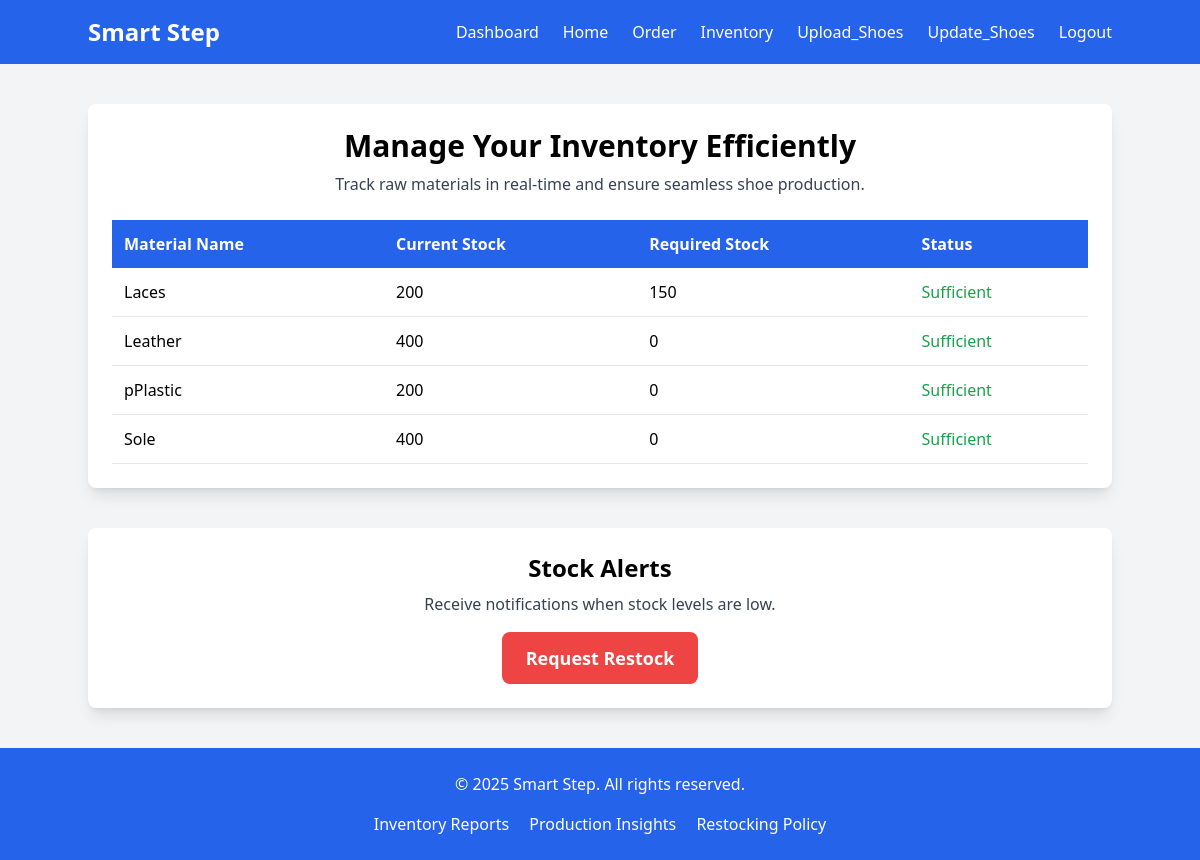
The app's page /inventory.php, older data.
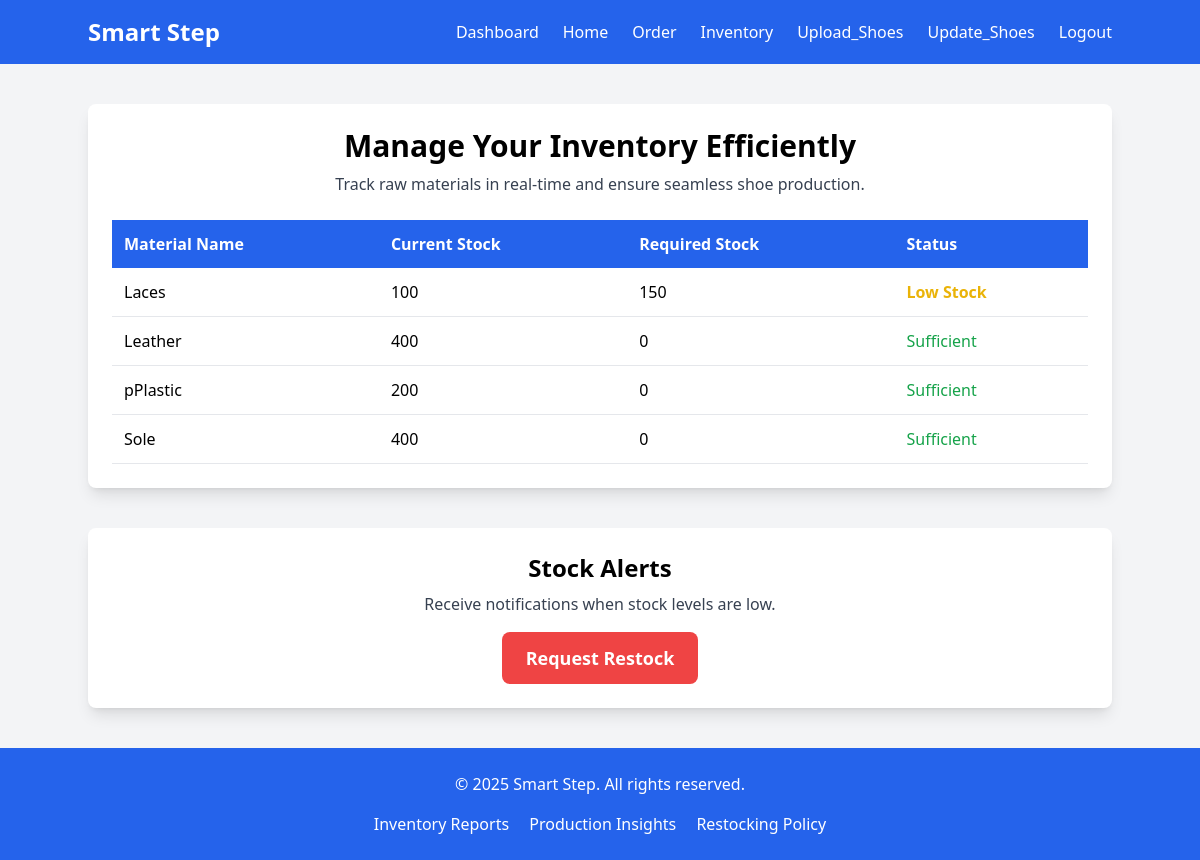
The same page, newer data.
### tables this page shows
CREATE TABLE `inventory` (
  `id` int(11) NOT NULL,
  `material_name` varchar(255) NOT NULL,
  `current_stock` int(11) NOT NULL,
  `required_stock` int(11) NOT NULL,
  `unit_type` varchar(50) DEFAULT NULL,
  `min_required_stock` int(11) DEFAULT NULL
);

### src/inventory.php (the view, shortened to what this page needs)
<?php
$conn = new mysqli("localhost", "root", "", "smart_step_db");
$sql = "SELECT material_name, current_stock, required_stock FROM inventory";
$result = $conn->query($sql);
?>
<!DOCTYPE html>
<html lang="en">
<head>
    <script src="https://cdn.tailwindcss.com"></script>
</head>
<body class="bg-gray-100">
    <nav class="bg-blue-600 p-4 text-white">
        <div class="container mx-auto flex justify-between items-center">
            <h1 class="text-2xl font-bold">Smart Step</h1>
            <ul class="flex space-x-6">
            <li><a href="admin.php" class="hover:underline">Dashboard</a></li>
            <li><a href="index.php" class="hover:underline">Home</a></li>
            <li><a href="order.php" class="hover:underline">Order</a></li>
            <li><a href="inventory.php" class="hover:underline">Inventory</a></li>
            <li><a href="upload_product.php" class="hover:underline">Upload_Shoes</a></li>
            <li><a href="update_quantity.php" class="hover:underline">Update_Shoes</a></li>
            <li><a href="logout.php" class="hover:underline">Logout</a></li>
            </ul>
        </div>
    </nav>
    <section class="container mx-auto my-10 p-6 bg-white shadow-lg rounded-lg">
        <h2 class="text-3xl font-bold text-center">Manage Your Inventory Efficiently</h2>
        <p class="text-gray-700 text-center mt-2">Track raw materials in real-time and ensure seamless shoe production.</p>
        <div class="mt-6 overflow-x-auto">
            <table class="w-full border-collapse bg-white shadow-md">
                <thead>
                    <tr class="bg-blue-600 text-white">
                        <th class="p-3 text-left">Material Name</th>
                        <th class="p-3 text-left">Current Stock</th>
                        <th class="p-3 text-left">Required Stock</th>
                        <th class="p-3 text-left">Status</th>
                    </tr>
                </thead>
                <tbody>
                    <?php while ($row = $result->fetch_assoc()): ?>
                        <tr class="border-b">
                            <td class="p-3"><?php echo $row['material_name']; ?></td>
                            <td class="p-3"><?php echo $row['current_stock']; ?></td>
                            <td class="p-3"><?php echo $row['required_stock']; ?></td>
                            <td class="p-3">
                                <?php
                                    $status = "<span class='text-green-600'>Sufficient</span>";
                                    if ($row['current_stock'] <= $row['required_stock'] * 0.5) {
                                        $status = "<span class='text-red-600 font-bold'>Critical - Restock Needed!</span>";
                                    } elseif ($row['current_stock'] <= $row['required_stock'] * 0.8) {
                                        $status = "<span class='text-yellow-500 font-semibold'>Low Stock</span>";
                                    }
                                    echo $status;
                                ?>
                            </td>
                        </tr>
                    <?php endwhile; ?>
                </tbody>
            </table>
        </div>
    </section>
    <section class="container mx-auto my-10 p-6 bg-white shadow-lg rounded-lg text-center">
        <h3 class="text-2xl font-bold">Stock Alerts</h3>
        <p class="mt-2 text-gray-700">Receive notifications when stock levels are low.</p>
        <a href="manage_inventory.php" class="mt-4 inline-block bg-red-500 text-white px-6 py-3 text-lg font-semibold rounded-lg hover:bg-red-600">Request Restock</a>
    </section>
    <footer class="bg-blue-600 text-white text-center py-6 mt-10">
        <p>&copy; 2025 Smart Step. All rights reserved.</p>
        <div class="mt-4">
            <a href="#" class="hover:underline mx-2">Inventory Reports</a>
            <a href="#" class="hover:underline mx-2">Production Insights</a>
            <a href="#" class="hover:underline mx-2">Restocking Policy</a>
        </div>
    </footer>
</body>
</html>

Row changes from the older to the newer data that the page shows:
changed inventory "Laces": current_stock "200" → "100"; now shows "Low Stock"; no longer shows "Sufficient"
